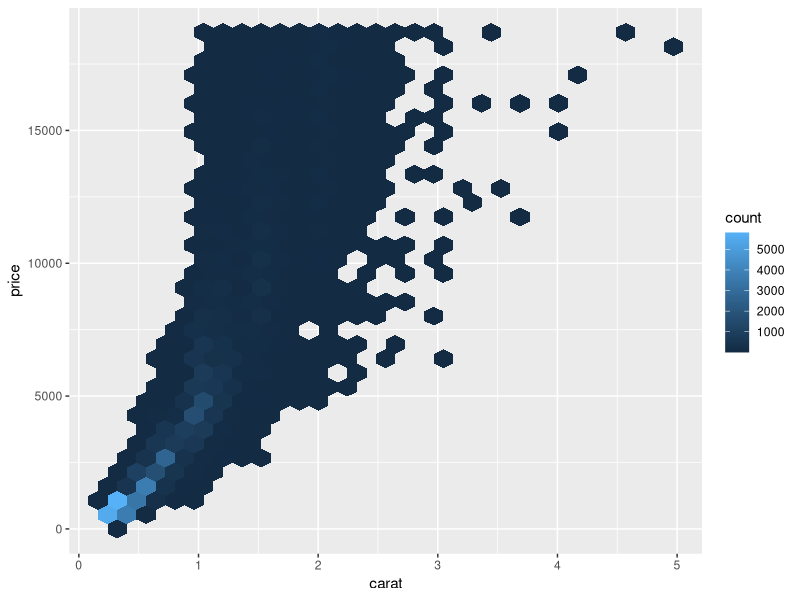
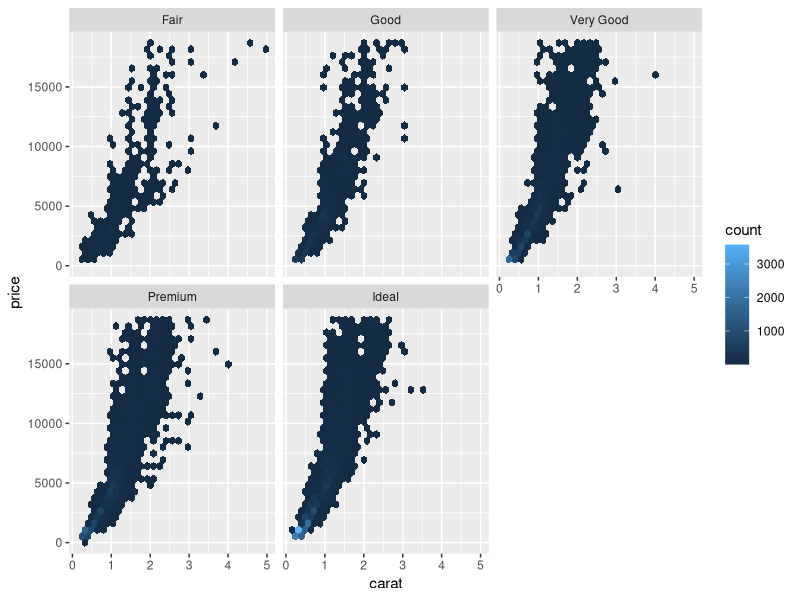
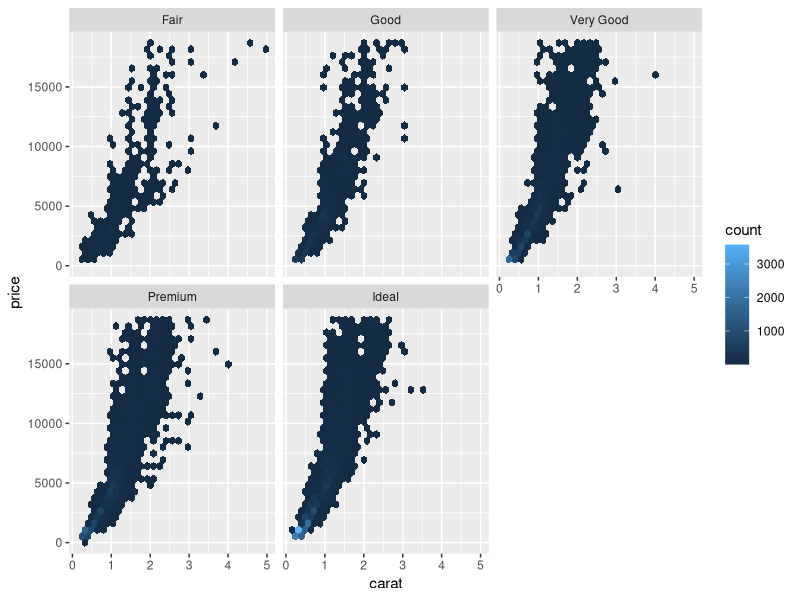

These figures' R source, in order:

install.packages("hexbin")
library(tidyverse)

ggplot(diamonds, aes(carat,price)) + 
  geom_hex()

# playing around
ggplot(diamonds, aes(carat,price)) + 
  geom_hex() +
facet_wrap( ~ cut)
  #  facet_grid( cut ~ clarity)

ggsave("diamonds.pdf")

write_csv(diamonds, "diamonds.csv")